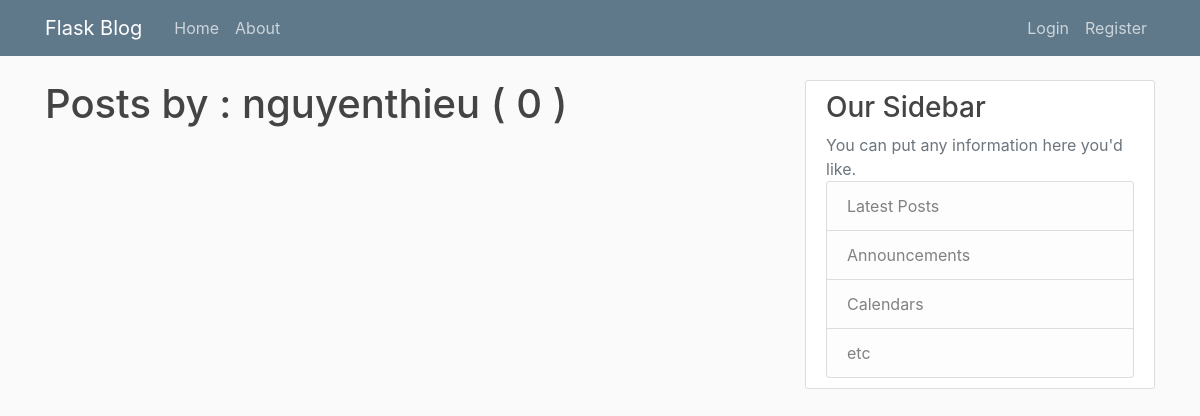
Before: /user/nguyenthieu with the older database file.
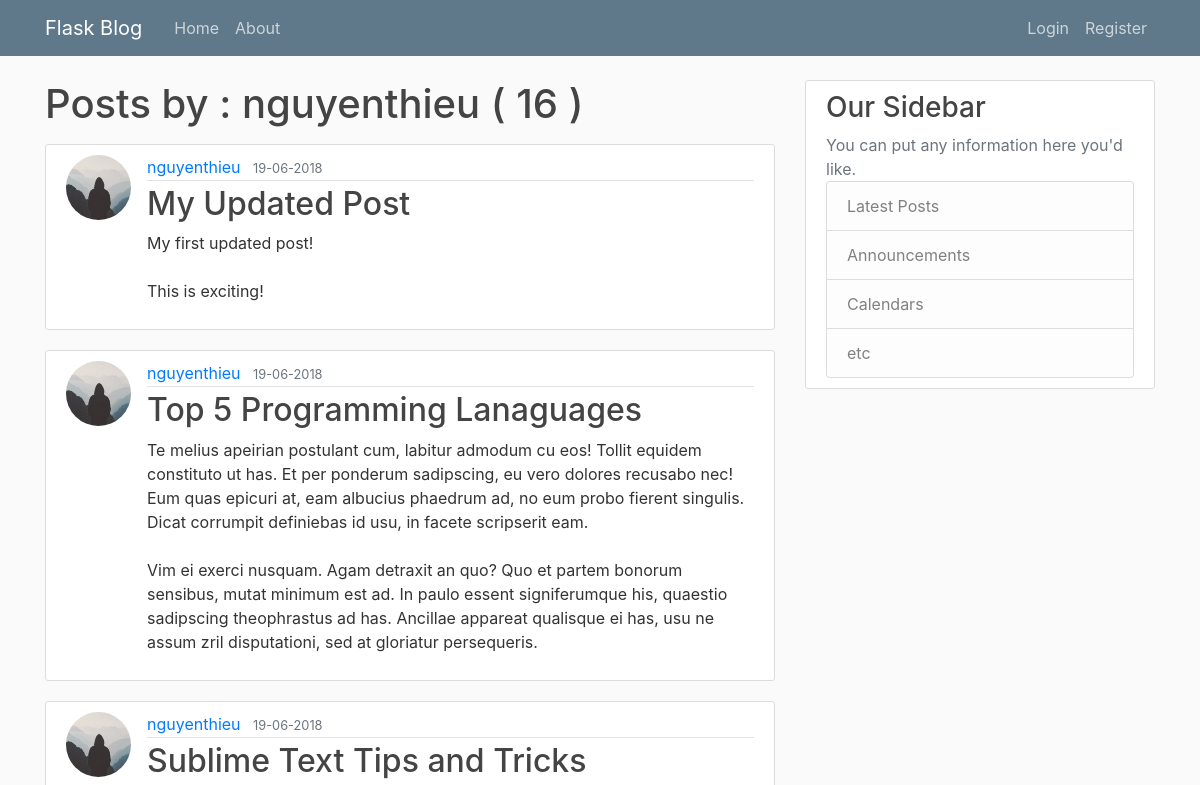
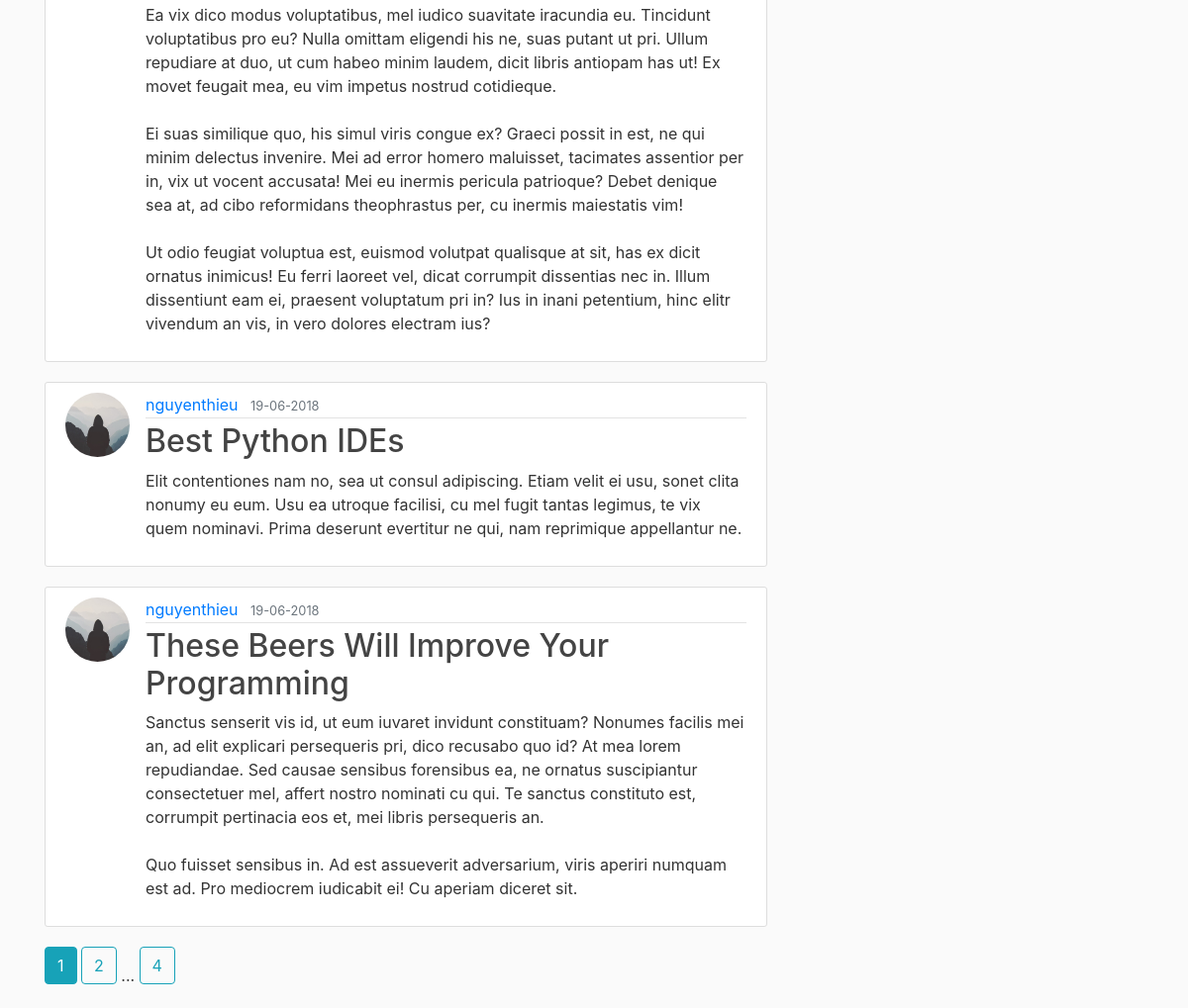
After: the same page with the newer database file (2 pictures, top to bottom).
### flaskblog/models.py (models this page shows, shortened)
class Post(db.Model):
    id = db.Column(db.Integer, primary_key=True)
    title = db.Column(db.String(120), nullable=False)
    date_posted = db.Column(db.DateTime, nullable=False, default=datetime.utcnow())
    content = db.Column(db.Text, nullable=False)
    user_id = db.Column(db.Integer, db.ForeignKey("user.id"), nullable=False)

class User(db.Model, UserMixin):
    id = db.Column(db.Integer, primary_key=True)
    username = db.Column(db.String(24), unique=True, nullable=False)
    email = db.Column(db.String(120), unique=True, nullable=False)
    image_file = db.Column(db.String(20), nullable=False, default='default.jpg')
    password = db.Column(db.String(60), nullable=False)
    posts = db.relationship('Post', backref="author", lazy=True)

### flaskblog/users/routes.py (the view)
@users.route("/user/<string:username>")
def user_posts(username):
    page = request.args.get('page', 1, type=int)
    user = User.query.filter_by(username=username).first_or_404()
    posts = Post.query.filter_by(author=user)\
        .order_by(Post.date_posted.desc())\
        .paginate(page=page, per_page=5)
    return render_template("user_posts.html", posts = posts, user=user)

### flaskblog/templates/user_posts.html
{% extends "layout.html" %}
{% block content %}
<h1 class="mb-3">Posts by : {{ user.username }} ( {{ posts.total }} ) </h1>
{% for post in posts.items %}
<article class="media content-section">
    <img src="{{ url_for('static', filename='images/profile/' + post.author.image_file) }}" alt="" class="rounded-circle article-img" />
    <div class="media-body">
        <div class="article-metadata">
            <a class="mr-2" href="{{ url_for('users.user_posts', username=post.author.username) }}">{{ post.author.username }}</a>
            <small class="text-muted">{{ post.date_posted.strftime('%d-%m-%Y') }}</small>
        </div>
        <h2><a class="article-title" href="{{ url_for('posts.post', post_id=post.id) }}">{{ post.title }}</a></h2>
        <p class="article-content">{{ post.content }}</p>
    </div>
</article>
{% endfor %}
{% for page_num in posts.iter_pages(left_edge=1, right_edge=1, left_current=1, right_current=2) %}
    {% if page_num %}
        {% if posts.page == page_num %}
            <a href="{{ url_for('users.user_posts', username=user.username, page=page_num) }}" class="btn btn-info mb-4"> {{page_num}} </a>
        {% else %}
            <a href="{{ url_for('users.user_posts', username=user.username, page=page_num) }}" class="btn btn-outline-info mb-4"> {{page_num}} </a>
        {% endif %}
    {% else %}
        ...
    {% endif %}
{% endfor %}
{% endblock content %}

Changed rows visible on the page:
added Post: image_file (placeholder picture), author.username "nguyenthieu", date_posted "19-06-2018", title "My Updated Post", content "My first updated post! This is exciting!"
added Post: image_file (placeholder picture), author.username "nguyenthieu", date_posted "19-06-2018", title "Top 5 Programming Lanaguages", content "Te melius apeirian postulant cum, labitur admodum cu eos! Tollit equidem constituto ut has. Et per ponderum sadipscing, eu vero dolores recusabo nec! Eum quas epicuri at, eam albucius phaedrum ad, no eum probo fierent singulis. Dicat corrumpit definiebas id usu, in facete scripserit eam. Vim ei exerci nusquam. Agam detraxit an quo? Quo et partem bonorum sensibus, mutat minimum est ad. In paulo essent signiferumque his, quaestio sadipscing theophrastus ad has. Ancillae appareat qualisque ei has, usu ne assum zril disputationi, sed at gloriatur persequeris."
added Post: image_file (placeholder picture), author.username "nguyenthieu", date_posted "19-06-2018", title "Sublime Text Tips and Tricks", content "Ea vix dico modus voluptatibus, mel iudico suavitate iracundia eu. Tincidunt voluptatibus pro eu? Nulla omittam eligendi his ne, suas putant ut pri. Ullum repudiare at duo, ut cum habeo minim laudem, dicit libris antiopam has ut! Ex movet feugait mea, eu vim impetus nostrud cotidieque. Ei suas similique quo, his simul viris congue ex? Graeci possit in est, ne qui minim delectus invenire. Mei ad error homero maluisset, tacimates assentior per in, vix ut vocent accusata! Mei eu inermis pericula patrioque? Debet denique sea at, ad cibo reformidans theophrastus per, cu inermis maiestatis vim! Ut odio feugiat voluptua est, euismod volutpat qualisque at sit, has ex dicit ornatus inimicus! Eu…"
added Post: image_file (placeholder picture), author.username "nguyenthieu", date_posted "19-06-2018", title "Best Python IDEs", content "Elit contentiones nam no, sea ut consul adipiscing. Etiam velit ei usu, sonet clita nonumy eu eum. Usu ea utroque facilisi, cu mel fugit tantas legimus, te vix quem nominavi. Prima deserunt evertitur ne qui, nam reprimique appellantur ne."
added Post: image_file (placeholder picture), author.username "nguyenthieu", date_posted "19-06-2018", title "These Beers Will Improve Your Programming", content "Sanctus senserit vis id, ut eum iuvaret invidunt constituam? Nonumes facilis mei an, ad elit explicari persequeris pri, dico recusabo quo id? At mea lorem repudiandae. Sed causae sensibus forensibus ea, ne ornatus suscipiantur consectetuer mel, affert nostro nominati cu qui. Te sanctus constituto est, corrumpit pertinacia eos et, mei libris persequeris an. Quo fuisset sensibus in. Ad est assueverit adversarium, viris aperiri numquam est ad. Pro mediocrem iudicabit ei! Cu aperiam diceret sit."
Other visible differences:
{{ posts.total }}: "0" → "16"
new list line: "1"
new list line: "2"
new list line: "4"
